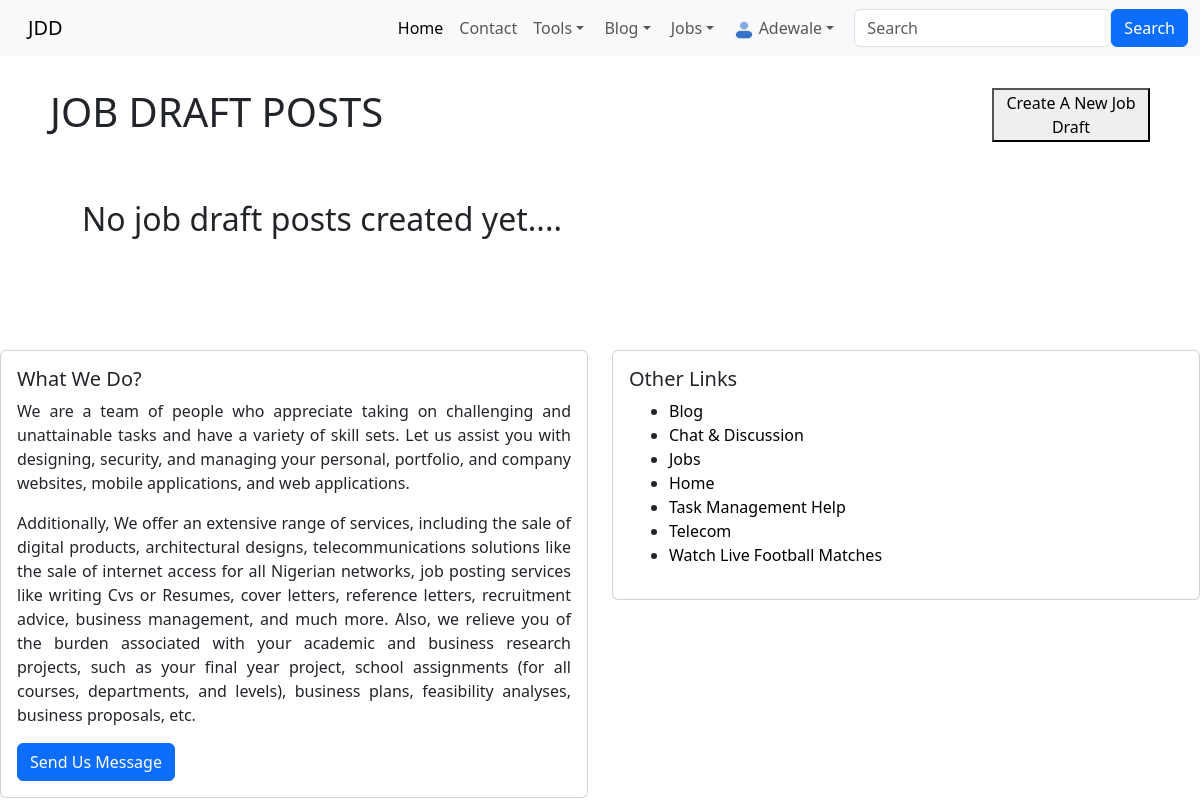
/job/job_drafts/ (signed in), run on an earlier commit of the app's database.
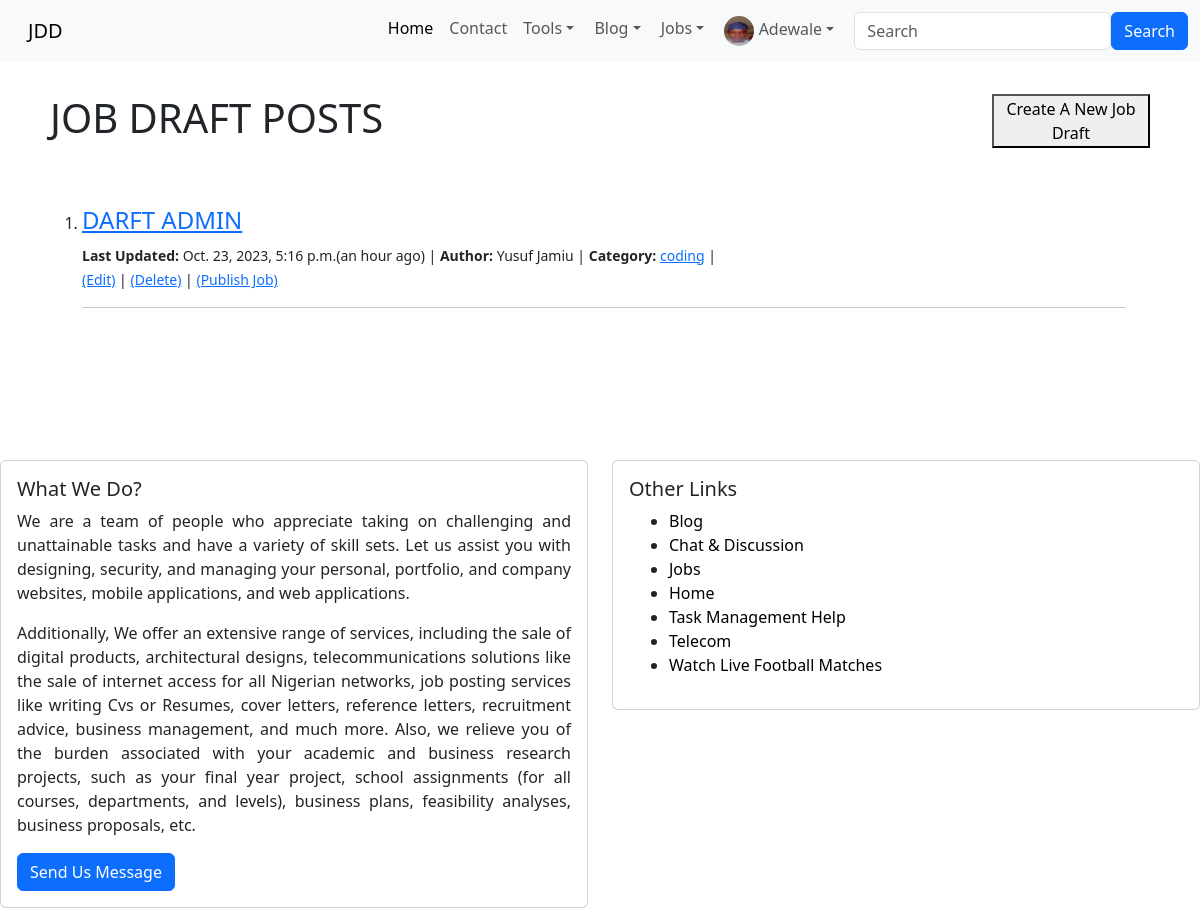
And on a later commit of the database.
### index/models.py (models this page shows, shortened)
class Profile(models.Model):
    user = models.OneToOneField(User, null=True, on_delete=models.CASCADE)
    bio = RichTextField(blank=True, null=True)
    profile_pic = models.ImageField(null=True, blank=True, upload_to="images/profile/")
    linkedln_url = models.CharField(max_length=255, blank=True, null=True)
    facebook_url =  models.CharField(max_length=255, blank=True, null=True)
    twitter_url= models.CharField(max_length=255, blank=True, null=True)
    instagram_url =  models.CharField(max_length=255, blank=True, null=True)
    whatsapp_url= models.CharField(max_length=255, blank=True, null=True)
    github_url=  models.CharField(max_length=255, blank=True, null=True)
    website_url= models.CharField(max_length=255, blank=True, null=True)
    email_url= models.CharField(max_length=255, blank=True, null=True)

### job/models.py (models this page shows, shortened)
class JobSaveAsDraft(models.Model):
    author = models.ForeignKey(User, on_delete=models.CASCADE)
    title = models.CharField(max_length=255, unique=True)
    date = models.DateTimeField(auto_now_add=True)
    deadline = models.DateTimeField(auto_now_add=True)
    location = models.CharField(max_length=150)
    category = models.CharField(max_length=150)
    content = RichTextField(blank=True, null=True, unique=True)

### job/views.py (the view)
# urls.py: path('job_drafts/', JobDraftsListView.as_view(), name='job_drafts_list'),
class JobDraftsListView(LoginRequiredMixin, ListView):
    model = models.JobSaveAsDraft
    template_name = 'jobs/job_draft_list.html'
    ordering = ['-date']
    def get_queryset(self):
        queryset = super().get_queryset()
        user = self.request.user
        return queryset.filter(author=user)

### job/templates/jobs/job_draft_list.html (shortened to what this page needs)
{% extends 'home/base.html' %}
{% load humanize %}
{% block body %}
<div class="d-flex">
    <div class="p-2 w-100">
      <h1> JOB DRAFT POSTS</h1>
    </div>
    <div class="p-2 flex-shrink-1">
      <a href="{% url 'jobs:add_job_draft_post' %}">
        <button>Create A New Job Draft</button>
      </a>
    </div>
  </div>
<br><br>
        <ol>
        {% for job_draft in object_list %}
        <li>
           <h4><a href="{% url 'jobs:job_draft_details' job_draft.pk %}"> {{job_draft.title | upper}}</a></h4>
           {% if user.is_authenticated %}
                <small>
                   <b>Last Updated:</b>  {{job_draft.date}}({{job_draft.date | naturaltime}}) |
                    <b>Author: </b>
                        {{job_draft.author.first_name}} {{job_draft.author.last_name}} |
                   <b>Category:</b>  <a href="{% url 'jobs:job_category_list' job_draft.category %}">{{job_draft.category}}</a> |
                   <br>
                {% if job_draft.author.id == user.id  %}
                     <a href="{% url 'jobs:edit_job_draft_post' job_draft.pk %}">(Edit)</a>
                    |    <a href="{% url 'jobs:delete_job_draft_post' job_draft.pk %}">(Delete)</a>
                    |     <a href="{% url 'jobs:publish_job_draft' job_draft.pk %}">(Publish Job)</a>
                {% endif %}
                </small>
                <hr>
        {% endif %}
        </li> <br>
        {% empty %}
            <h2>No job draft posts created yet....</h2>
        {% endfor %}
    </ol>
{% endblock %}

### index/templates/home/base.html (shortened to what the changed rows need)
{% load static %}
{% load humanize %}
<!doctype html>
<html lang="en" >
  <head>
    <link rel="stylesheet" href="https://cdn.jsdelivr.net/npm/bootstrap@5.3.0-alpha3/dist/css/bootstrap.rtl.min.css">
  </head>
  <header>
    <nav class="navbar navbar-expand-lg bg-body-tertiary">
      <div class="container-fluid">
        <div class="collapse navbar-collapse" id="navbarSupportedContent">
          <ul class="navbar-nav me-auto mb-2 mb-lg-0">
            {% if user.is_authenticated %}
                  <li class="nav-item dropdown">
                    <a class="nav-link dropdown-toggle" href="" role="button"
                    data-bs-toggle="dropdown" aria-expanded="false">
                    {% if user.profile.profile_pic %}
                    <img src="{{ user.profile.profile_pic.url }}" class="rounded-circle" alt="Author profile image" width="30" height="30"> {{ user }}
                    {% else %}
                        <img src="{% static 'images/profile_user_icon.png' %}" class="rounded-circle" alt="Default profile image" width="20" height="20"> {{user}}
                    {% endif %}
                    </a>
                  </li>
            {% endif %}
          </ul>
        </div>
      </div>
    </nav>
  </header>
  <body>
    <div class="container"> <br>
        {% block body %} {% endblock %}
      </div>
  </body>
</html>

What changed in the data, as far as the page shows it:
added JobSaveAsDraft: title "DARFT ADMIN", date "Oct. 23, 2023, 5:16 p.m.", date "an hour ago", author.first_name "Yusuf", author.last_name "Jamiu", category "coding", shows "(Edit)"
Also different on the page:
{{ user }}: (not shown) → "Adewale"
{{ user }}: "Adewale" → (not shown)
text no longer shown: "No job draft posts created yet...."
